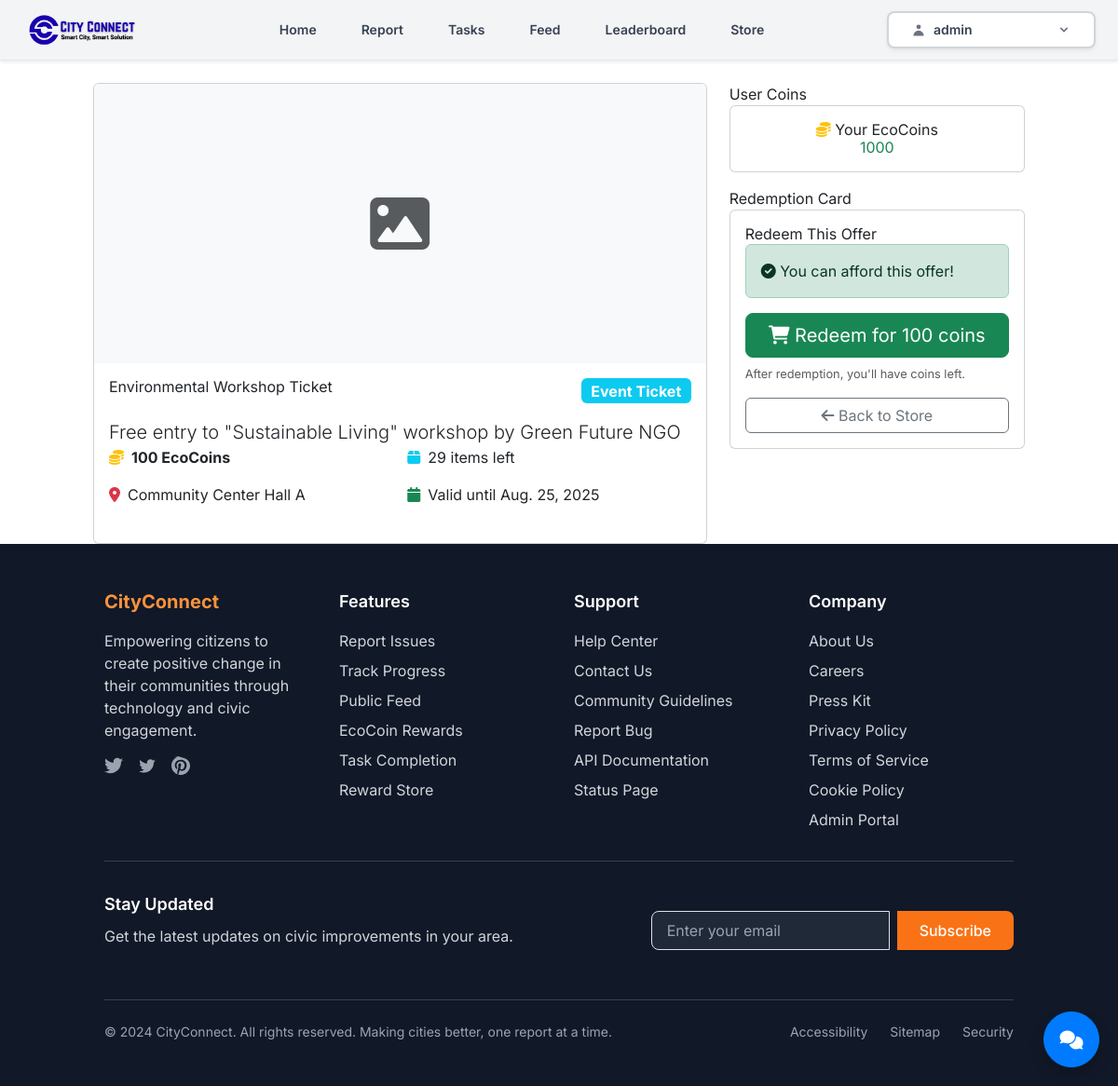
/store/offer/3/ (signed in), run on an earlier commit of the app's database.
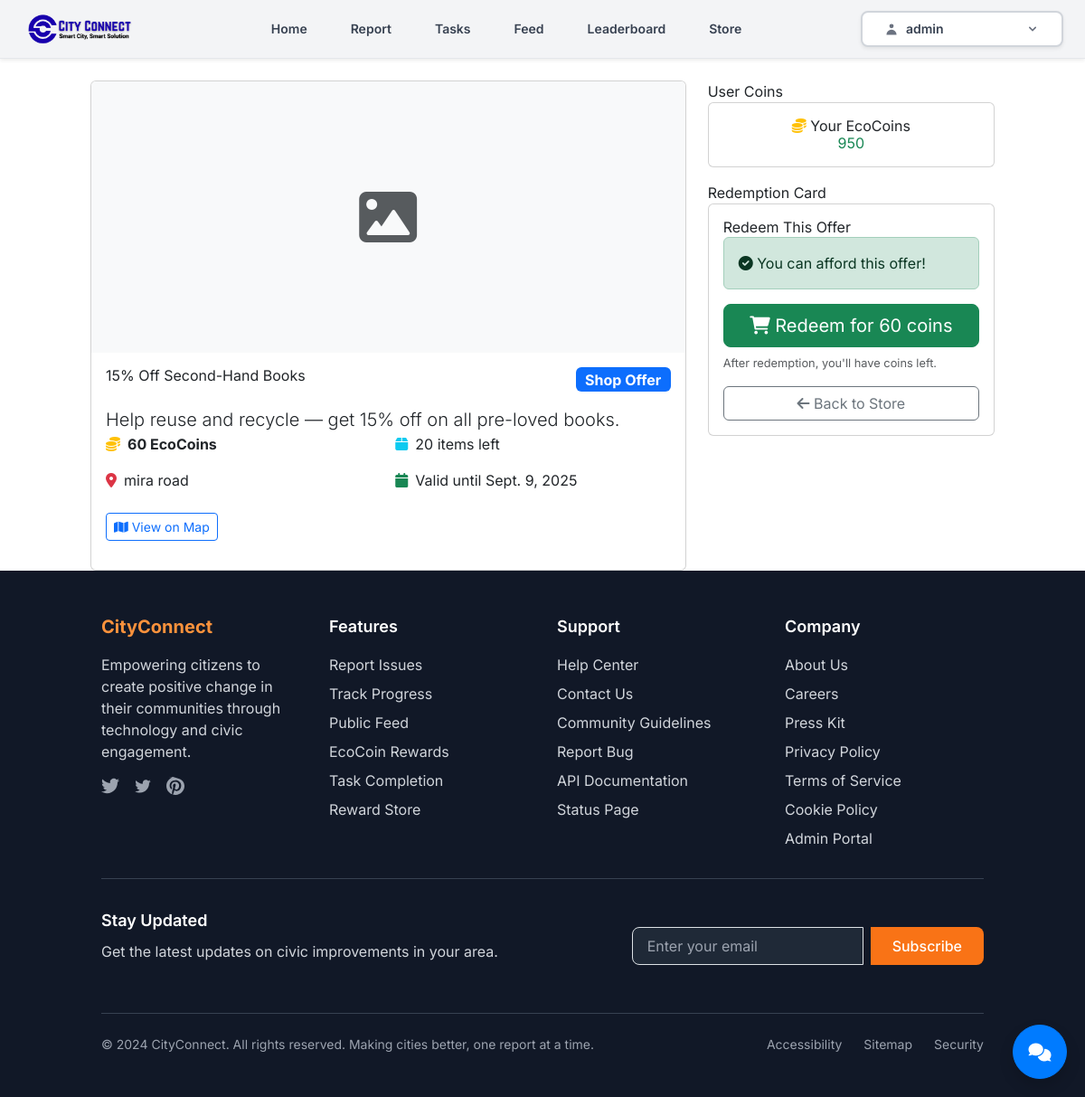
And on a later commit of the database.
### store/models.py (models this page shows, shortened)
class StoreOffer(models.Model):
    OFFER_TYPE_CHOICES = [
        ('shop_offer', 'Shop Offer'),
        ('donor_gift', 'Donor Gift'),
        ('event_ticket', 'Event Ticket'),
        ('eco_reward', 'Eco Reward'),
    ]
    name = models.CharField(max_length=255)
    description = models.TextField()
    image = models.ImageField(upload_to='store_offers/', blank=True, null=True)
    coins_required = models.PositiveIntegerField()
    offer_type = models.CharField(max_length=20, choices=OFFER_TYPE_CHOICES)
    location_name = models.CharField(max_length=255)
    location_map_url = models.URLField(blank=True, null=True)
    stock = models.PositiveIntegerField(default=0)
    start_date = models.DateField()
    end_date = models.DateField()
    added_by = models.ForeignKey(User, on_delete=models.CASCADE, related_name="offers_added")
    is_active = models.BooleanField(default=True)
    created_at = models.DateTimeField(auto_now_add=True)
    class Meta:
        ordering = ['-created_at']

### store/views.py (the view)
# urls.py: path('offer/<int:offer_id>/', views.offer_detail, name='offer_detail'),
@login_required
def offer_detail(request, offer_id):
    try:
        offer = get_object_or_404(StoreOffer, id=offer_id, is_active=True)
        context = {
            'offer': offer,
            'can_afford': request.user.eco_coins >= offer.coins_required,
            'user_coins': request.user.eco_coins
        }
        return render(request, 'store/offer_detail.html', context)
    except Exception as e:
        logger.error(f"Error in offer_detail: {str(e)}")
        messages.error(request, "Offer not found.")
        return redirect('store_view')

### core/context_processors.py (called while the page is built)
def notification_counts(request):
    if request.user.is_authenticated:
        pending_tasks = Task.objects.filter(user=request.user, is_verified=False).count()
    else:
        pending_tasks = 0
    return {
        'pending_tasks': pending_tasks,
        'pending_redemptions': 0, # Removed from core context, handled by store app
    }

### store/templates/store/offer_detail.html (shortened to what the changed rows need)
{% extends 'core/base.html' %}
{% load static %}
{% block content %}
<div class="container mt-4">
    <div class="row">
        <div class="col-md-8">
            <div class="card">
                <div class="card-body">
                    <div class="d-flex justify-content-between align-items-start mb-3">
                        <h2>{{ offer.name }}</h2>
                        {% if offer.offer_type == 'shop_offer' %}
                            <span class="badge bg-primary fs-6">Shop Offer</span>
                        {% elif offer.offer_type == 'donor_gift' %}
                            <span class="badge bg-success fs-6">Donor Gift</span>
                        {% elif offer.offer_type == 'event_ticket' %}
                            <span class="badge bg-info fs-6">Event Ticket</span>
                        {% else %}
                            <span class="badge bg-warning fs-6">Eco Reward</span>
                        {% endif %}
                    </div>
                    <p class="lead">{{ offer.description }}</p>
                    <div class="row g-3 mb-4">
                        <div class="col-sm-6">
                            <div class="d-flex align-items-center">
                                <i class="fas fa-coins text-warning me-2"></i>
                                <strong>{{ offer.coins_required }} EcoCoins</strong>
                            </div>
                        </div>
                        <div class="col-sm-6">
                            <div class="d-flex align-items-center">
                                <i class="fas fa-box text-info me-2"></i>
                                <span>{{ offer.stock }} items left</span>
                            </div>
                        </div>
                        <div class="col-sm-6">
                            <div class="d-flex align-items-center">
                                <i class="fas fa-map-marker-alt text-danger me-2"></i>
                                <span>{{ offer.location_name }}</span>
                            </div>
                        </div>
                        <div class="col-sm-6">
                            <div class="d-flex align-items-center">
                                <i class="fas fa-calendar text-success me-2"></i>
                                <span>Valid until {{ offer.end_date }}</span>
                            </div>
                        </div>
                    </div>
                    {% if offer.location_map_url %}
                        <div class="mb-3">
                            <a href="{{ offer.location_map_url }}" target="_blank" class="btn btn-outline-primary btn-sm">
                                <i class="fas fa-map"></i> View on Map
                            </a>
                        </div>
                    {% endif %}
                </div>
            </div>
        </div>
        <div class="col-md-4">
            <div class="card mb-3">
                <div class="card-body text-center">
                    <h5><i class="fas fa-coins text-warning"></i> Your EcoCoins</h5>
                    <h3 class="text-success">{{ user_coins }}</h3>
                </div>
            </div>
            <div class="card">
                <div class="card-body">
                    {% if offer.is_active %}
                        {% if can_afford %}
                            <div class="alert alert-success">
                                <i class="fas fa-check-circle"></i>
                                You can afford this offer!
                            </div>
                            <form method="post" action="{% url 'redeem_offer' offer.id %}">
                                <div class="d-grid">
                                    <button type="submit" class="btn btn-success btn-lg"
                                            onclick="return confirm('Are you sure you want to redeem {{ offer.name }} for {{ offer.coins_required }} coins?')">
                                        <i class="fas fa-shopping-cart"></i> Redeem for {{ offer.coins_required }} coins
                                    </button>
                                </div>
                            </form>
                            <small class="text-muted mt-2 d-block">
                                After redemption, you'll have {{ user_coins|add:offer.coins_required|add:"-"|add:offer.coins_required }} coins left.
                            </small>
                        {% endif %}
                    {% endif %}
                </div>
            </div>
        </div>
    </div>
</div>
{% endblock %}

What changed in the data, as far as the page shows it:
changed StoreOffer: name "Environmental Workshop Ticket" → "15% Off Second-Hand Books"; offer_type "event_ticket" → "shop_offer" (drawn); description "Free entry to \"Sustainable Living\" workshop by Green Future NGO" → "Help reuse and recycle — get 15% off on all pre-loved books."; coins_required "100" → "60"; stock "29" → "20"; location_name "Community Center Hall A" → "mira road"; end_date "Aug. 25, 2025" → "Sept. 9, 2025"
Also different on the page:
{{ user_coins }}: "1000" → "950"
text no longer shown: "Event Ticket"
text now shown: "Shop Offer View on Map"
